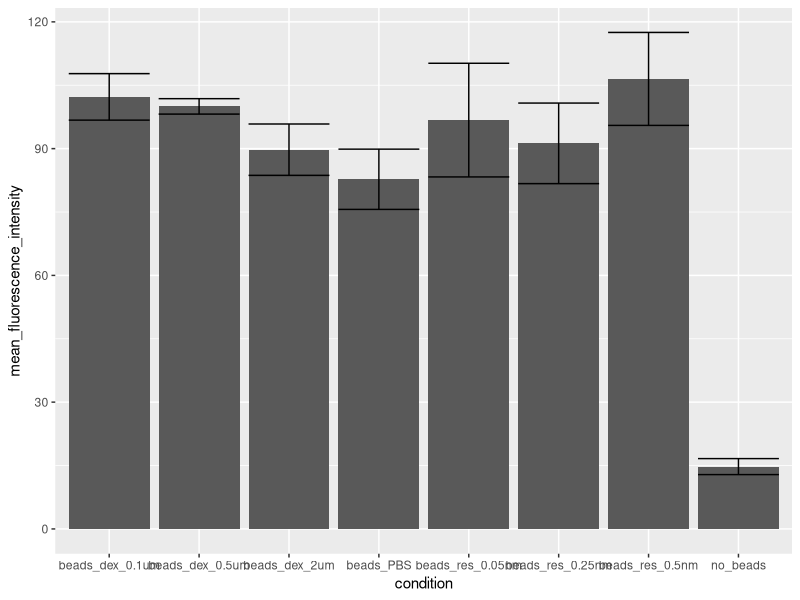
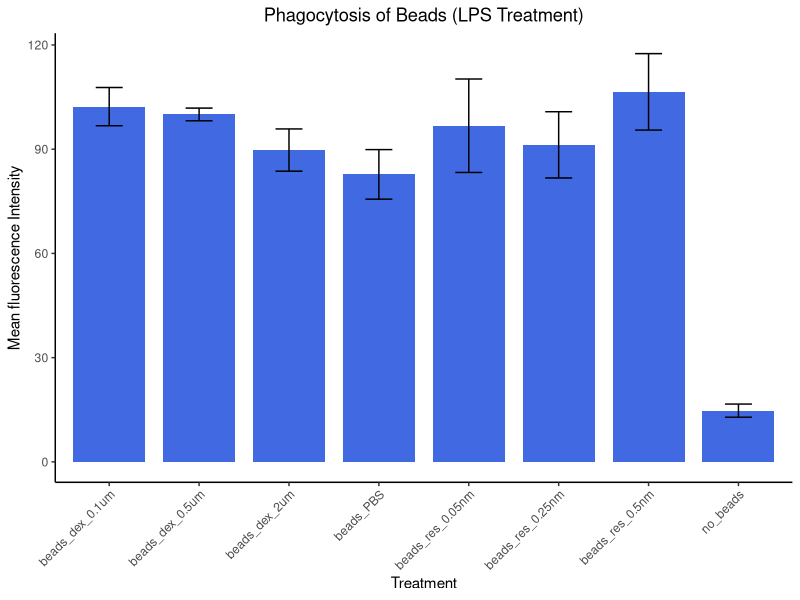
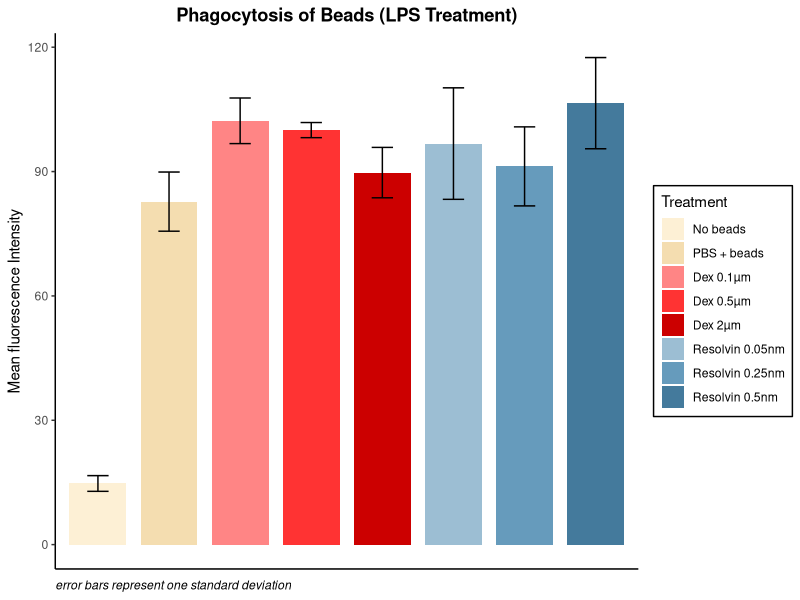
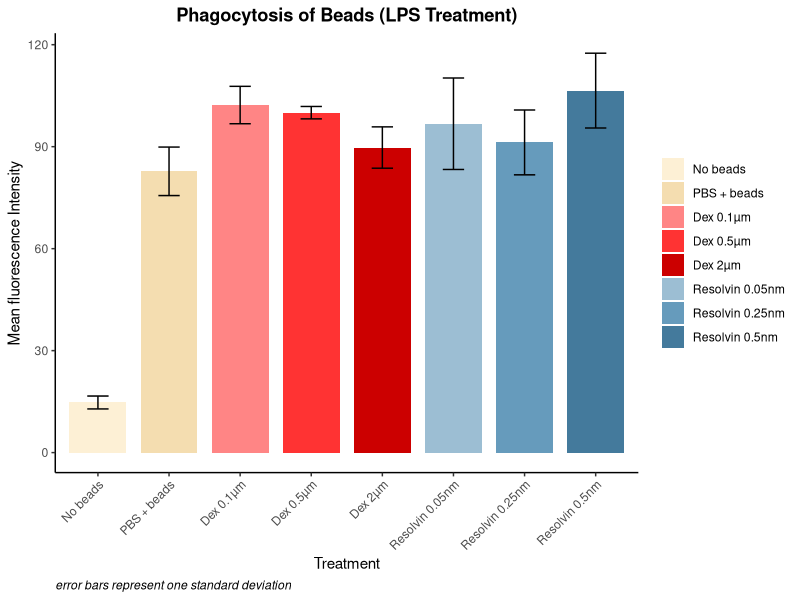

These charts were generated, in order, by the following R code:
##########################################################################################
##########################################################################################
# PLOTTING PLATE READER DATA -----
##########################################################################################
##########################################################################################

# load packages that we will need
library(readxl) # used for reading xlsx files (https://readxl.tidyverse.org/)
library(dplyr) # this is a key package for data manipulation (https://dplyr.tidyverse.org/)
library(tidyr) # this is used for making our data "tidy" (https://tidyr.tidyverse.org/)
library(ggplot2) # this is used for making nice plots (https://ggplot2.tidyverse.org/)


#############################################
# LOADING DATA ----
#############################################


# this is a vector of our column names, which we will use when we read our data in
# in R, the backwards arrow will save our column vector (that we create with the function call on the right)
# in the variable that we declare on the left (`names_of_our_columns`)

names_of_our_columns <- c("no_beads", # here I am using the function c() to create a vector with these entries
                          "beads_dex_2um",
                          "beads_dex_0.5um",
                          "beads_dex_0.1um",
                          "beads_res_0.5nm",
                          "beads_res_0.25nm",
                          "beads_res_0.05nm",
                          "beads_PBS")

# here we read from the excel file-- the first argument to this function 
# should be the filepath relative to the project you are working in. 
# for this line to work as is, you will need to have your excel file in your project directory (folder)
lps_data <- read_xlsx("lps_testdata.xlsx", # THIS NEEDS TO BE WHATEVER YOU'VE CALLED YOUR DATA FILE
                      range = "E29:L32", # this is the range we want to read (in excel syntax) -- not the whole sheet
                      col_names = names_of_our_columns # the column names we applied above
                      )


# now we have read in the data! In RStudio, you can click on the 
# variable in the "environment" panel to view it

#############################################
# TIDYING DATA ----
#############################################

# unfortunately, the tidyverse tools in the R language prefer data to be in a "tidy"
# format, meaning each row corresponds to one observation 
# (right now each row corresponds to 8 observations, one from each condition)

# to do this, we use tidyr to "pivot" our data to longer format:
# (I save this to a new variable, called "lps_data_pivoted")

lps_data_pivoted <- pivot_longer(data = lps_data, 
                                 cols = everything(), # which columns do we want to pivot?
                                 names_to = "condition", # what do we want to name the new column with the previous columns' names?
                                 values_to = "fluorescence_intensity" # what do we want to name the new column with the previous columns' values?
                                 )

# before we plot our data, we are going to compute the mean and standard deviation,
# so we can plot these summary statistics instead of individual datapoints

# here I use `|>` (aka %>%) which is known as the pipe operator: 
# it "pipes" data from one function through to the next
# the final output from the piped sequence (here our summarize call) is then stored in `lps_summary`
# see also: https://r4ds.hadley.nz/data-transform.html#sec-the-pipe
# https://www.reddit.com/r/rstats/comments/vbd6jq/piping_in_r_is_like_baking/

lps_summary <- lps_data_pivoted |>
  # first, group data by condition, so both summary statistics are computed 
  # for each group in the condition column
  group_by(condition) |> 
  # now specify which summary functions you want to use (here mean and standard deviation), and their names:
  summarize(mean_fluorescence_intensity = mean(fluorescence_intensity), # here the new column name we want is `mean_of_data`, and the function we want summarize to call is `mean()`
            standard_dev = sd(fluorescence_intensity)) # we want to compute both mean and standard dev (sd) of the `fluorescence_intensity` column
   

# now our data is ready to be used with ggplot2:

#############################################
# BASE PLOT ----
#############################################

# ggplot works by building layers on top of each other-- we start with data,
# then add x/y axes, colors, sizes, etc (aesthetics); then points/bars/lines/etc (geometries)

# there are a lot of internet resources to help with using this, e.g.
# https://r-statistics.co/Complete-Ggplot2-Tutorial-Part1-With-R-Code.html (great overview/beginner friendly)
# https://www.youtube.com/watch?v=h29g21z0a68 (very long, but good overview of how/why of ggplot from a key contributor)
# https://ggplot2-book.org/ 

# first, initialize the ggplot object:
ggplot(data = lps_summary, # layer 1: data
       mapping = aes(x = condition, y = mean_fluorescence_intensity)) + # layer 2 is aesthetics, here x/y axis
  geom_col() + # now add a layer that is our bar graph (created by geom_col)
  geom_errorbar(aes(ymin = mean_fluorescence_intensity - standard_dev, 
                    ymax = mean_fluorescence_intensity + standard_dev)) # add another layer created by geom col-- this requires extra aesthetics


# this worked, but it was kinda ugly. let's use some ggplot tools to clean it up:

#############################################
# BETTER PLOT ----
#############################################

ggplot(data = lps_summary, # layer 1: data
       mapping = aes(x = condition, y = mean_fluorescence_intensity)) + 
  geom_col(width = 0.8, fill = "royalblue") + 
  geom_errorbar(aes(ymin = mean_fluorescence_intensity - standard_dev, 
                    ymax = mean_fluorescence_intensity + standard_dev),
                width = 0.3) +
  # add x/y axis + title labels with `labs()`
  labs(x = "Treatment", y = "Mean fluorescence Intensity", 
       title = "Phagocytosis of Beads (LPS Treatment)") + 
  theme_classic() +
  theme(axis.text.x = element_text(angle = 45, vjust = 1, hjust = 1), plot.title = element_text(hjust = 0.5))

# this is pretty good, and probably good to shoot for for the notebook; relatively easy while also clean/nice to read

# you can export the plot with `ggsave()` or by just clicking Export on the plots panel in RStudio
# might want to adjust aspect ratio before saving/copying to clipboard


# you can take this a step further though if you want to play around with it:

#############################################
# BONUS PLOT ----
#############################################

# here, I'm setting my own colors and column orders. 

vals <- c("no_beads" = "#FDF0D5", 
          "beads_PBS" = "#F4DDB0",
          "beads_dex_0.1um" = "#FF8585", 
          "beads_dex_0.5um" = "#FF3333", 
          "beads_dex_2um" = "#CC0000",
          "beads_res_0.05nm" = "#9CBED3", 
          "beads_res_0.25nm" = "#669BBC", 
          "beads_res_0.5nm" = "#447A9C")

lims <- c("no_beads", 
          "beads_PBS",
          "beads_dex_0.1um",
          "beads_dex_0.5um",
          "beads_dex_2um",
          "beads_res_0.05nm",
          "beads_res_0.25nm",
          "beads_res_0.5nm")

labes <- c("No beads", 
           "PBS + beads",
           "Dex 0.1µm",
           "Dex 0.5µm",
           "Dex 2µm",
           "Resolvin 0.05nm",
           "Resolvin 0.25nm",
           "Resolvin 0.5nm")

# this version is pretty and neat; but not super colorblind friendly

ggplot(data = lps_summary, 
       mapping = aes(x = condition, y = mean_fluorescence_intensity, fill = condition)) + 
  geom_col(width = 0.8) + 
  geom_errorbar(aes(ymin = mean_fluorescence_intensity - standard_dev, 
                    ymax = mean_fluorescence_intensity + standard_dev),
                width = 0.3) +
  scale_fill_manual(values = vals,
                    labels = labes,
                    limits = lims) +
  scale_x_discrete(limits = lims,
                   labels = labes) + 
  labs(y = "Mean fluorescence Intensity", fill = "Treatment",
       title = "Phagocytosis of Beads (LPS Treatment)",
       caption = "error bars represent one standard deviation") + 
  theme_classic() +
  theme(axis.text.x = element_blank(), 
        axis.ticks.x = element_blank(), axis.title.x = element_blank(),
        plot.title = element_text(hjust = 0.5, face = "bold"), 
        plot.caption = element_text(hjust = 0, face = "italic"),
        legend.background = element_rect(color = "black"))

# redundant axis labeling can also be good:

ggplot(data = lps_summary, 
       mapping = aes(x = condition, y = mean_fluorescence_intensity, fill = condition)) + 
  geom_col(width = 0.8) + 
  geom_errorbar(aes(ymin = mean_fluorescence_intensity - standard_dev, 
                    ymax = mean_fluorescence_intensity + standard_dev),
                width = 0.3) +
  scale_fill_manual(values = vals,
                    labels = labes,
                    limits = lims) +
  scale_x_discrete(limits = lims,
                   labels = labes) + 
  labs(x = "Treatment", y = "Mean fluorescence Intensity", 
       title = "Phagocytosis of Beads (LPS Treatment)",
       caption = "error bars represent one standard deviation") + 
  theme_classic() +
  theme(axis.text.x = element_text(angle = 45, vjust = 1, hjust = 1),
        plot.title = element_text(hjust = 0.5, face = "bold"), 
        plot.caption = element_text(hjust = 0, face = "italic"),
        legend.title = element_blank())
